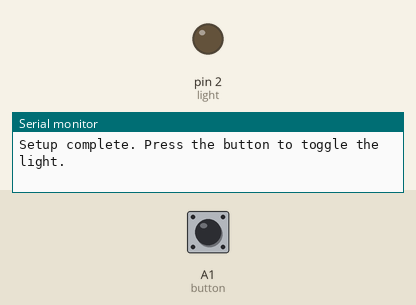
This program was run on a simulated Arduino Nano, built with avr-gcc and run on an emulated ATmega328P. Parts: output pins drawn as LEDs (lit = HIGH), the last lines printed to the serial monitor. Dashed ring = blinking. The inputs (shaded band) are chosen by the test bench; at power-on: A1 (button) HIGH.

Above: at 0.8 s.
0.9 s: A1 (button) pulled LOW for 0.15 s
At 2.3 s:
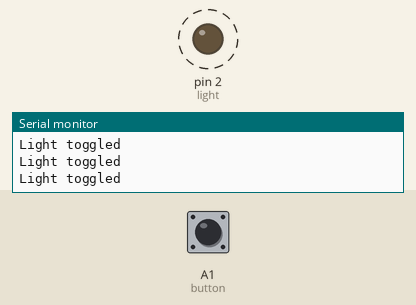
Timing chart, 0 to 10.0 s (numbered marks = the images above; inputs shaded):
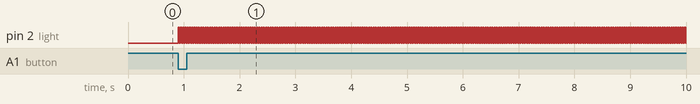

The program:

main.cpp
```cpp
#include <Arduino.h>

const uint8_t button = A1; // Change 13 to your actual button pin
const uint8_t light = 2; // Change 6 to your actual light pin
const unsigned long delayTime = 20; // Delay time in milliseconds

void setup() {
  Serial.begin(9600);
  pinMode(button, INPUT_PULLUP); // Set button pin as input with pull-up resistor
  pinMode(light, OUTPUT);
  Serial.println("Setup complete. Press the button to toggle the light.");
  while(digitalRead(button) == HIGH) {
    // Wait for the button to be pressed
  }
}

void loop() {
  digitalWrite(light, HIGH); // Turn on the light
  delay(delayTime); // Wait for delayTime
  digitalWrite(light, LOW); // Turn off the light
  delay(delayTime); // Wait for delayTime
  Serial.println("Light toggled");
}
```

Measured:
- after the input at 0.9 s, pin 2 (light): alternates HIGH for 0.02 s and LOW for 0.02 s, starting at once
